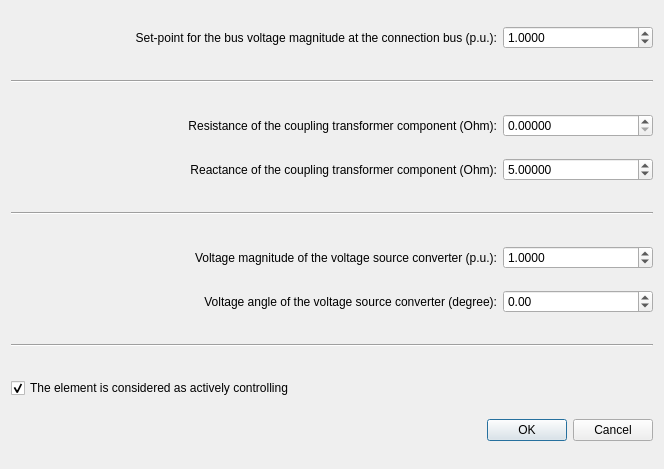
<?xml version="1.0" encoding="UTF-8"?>
<ui version="4.0">
 <class>Dialog</class>
 <widget class="QDialog" name="Dialog">
  <property name="geometry">
   <rect>
    <x>0</x>
    <y>0</y>
    <width>664</width>
    <height>469</height>
   </rect>
  </property>
  <property name="sizePolicy">
   <sizepolicy hsizetype="Preferred" vsizetype="Minimum">
    <horstretch>0</horstretch>
    <verstretch>0</verstretch>
   </sizepolicy>
  </property>
  <property name="minimumSize">
   <size>
    <width>664</width>
    <height>469</height>
   </size>
  </property>
  <property name="maximumSize">
   <size>
    <width>664</width>
    <height>469</height>
   </size>
  </property>
  <property name="windowTitle">
   <string>Dialog</string>
  </property>
  <layout class="QVBoxLayout" name="verticalLayout">
   <item>
    <layout class="QHBoxLayout" name="horizontalLayout_7">
     <item>
      <spacer name="horizontalSpacer_6">
       <property name="orientation">
        <enum>Qt::Horizontal</enum>
       </property>
       <property name="sizeHint" stdset="0">
        <size>
         <width>40</width>
         <height>20</height>
        </size>
       </property>
      </spacer>
     </item>
     <item>
      <widget class="QLabel" name="label_7">
       <property name="text">
        <string>Set-point for the bus voltage magnitude at the connection bus (p.u.):</string>
       </property>
       <property name="alignment">
        <set>Qt::AlignRight|Qt::AlignTrailing|Qt::AlignVCenter</set>
       </property>
      </widget>
     </item>
     <item>
      <widget class="QDoubleSpinBox" name="set_vm_pu">
       <property name="minimumSize">
        <size>
         <width>150</width>
         <height>0</height>
        </size>
       </property>
       <property name="decimals">
        <number>4</number>
       </property>
       <property name="minimum">
        <double>0.000000000000000</double>
       </property>
       <property name="maximum">
        <double>5.000000000000000</double>
       </property>
       <property name="singleStep">
        <double>0.010000000000000</double>
       </property>
       <property name="value">
        <double>1.000000000000000</double>
       </property>
      </widget>
     </item>
    </layout>
   </item>
   <item>
    <spacer name="verticalSpacer_5">
     <property name="orientation">
      <enum>Qt::Vertical</enum>
     </property>
     <property name="sizeType">
      <enum>QSizePolicy::Fixed</enum>
     </property>
     <property name="sizeHint" stdset="0">
      <size>
       <width>20</width>
       <height>10</height>
      </size>
     </property>
    </spacer>
   </item>
   <item>
    <widget class="Line" name="line_2">
     <property name="orientation">
      <enum>Qt::Horizontal</enum>
     </property>
    </widget>
   </item>
   <item>
    <spacer name="verticalSpacer_4">
     <property name="orientation">
      <enum>Qt::Vertical</enum>
     </property>
     <property name="sizeType">
      <enum>QSizePolicy::Fixed</enum>
     </property>
     <property name="sizeHint" stdset="0">
      <size>
       <width>20</width>
       <height>10</height>
      </size>
     </property>
    </spacer>
   </item>
   <item>
    <layout class="QHBoxLayout" name="horizontalLayout_5">
     <item>
      <spacer name="horizontalSpacer_5">
       <property name="orientation">
        <enum>Qt::Horizontal</enum>
       </property>
       <property name="sizeHint" stdset="0">
        <size>
         <width>40</width>
         <height>20</height>
        </size>
       </property>
      </spacer>
     </item>
     <item>
      <widget class="QLabel" name="label_5">
       <property name="text">
        <string>Resistance of the coupling transformer component (Ohm):</string>
       </property>
       <property name="alignment">
        <set>Qt::AlignRight|Qt::AlignTrailing|Qt::AlignVCenter</set>
       </property>
      </widget>
     </item>
     <item>
      <widget class="QDoubleSpinBox" name="r_ohm">
       <property name="minimumSize">
        <size>
         <width>150</width>
         <height>0</height>
        </size>
       </property>
       <property name="decimals">
        <number>5</number>
       </property>
       <property name="minimum">
        <double>0.000000000000000</double>
       </property>
       <property name="maximum">
        <double>10000.000000000000000</double>
       </property>
       <property name="singleStep">
        <double>1.000000000000000</double>
       </property>
       <property name="value">
        <double>0.000000000000000</double>
       </property>
      </widget>
     </item>
    </layout>
   </item>
   <item>
    <layout class="QHBoxLayout" name="horizontalLayout_4">
     <item>
      <spacer name="horizontalSpacer_2">
       <property name="orientation">
        <enum>Qt::Horizontal</enum>
       </property>
       <property name="sizeHint" stdset="0">
        <size>
         <width>40</width>
         <height>20</height>
        </size>
       </property>
      </spacer>
     </item>
     <item>
      <widget class="QLabel" name="label_4">
       <property name="text">
        <string>Reactance of the coupling transformer component (Ohm):</string>
       </property>
       <property name="alignment">
        <set>Qt::AlignRight|Qt::AlignTrailing|Qt::AlignVCenter</set>
       </property>
      </widget>
     </item>
     <item>
      <widget class="QDoubleSpinBox" name="x_ohm">
       <property name="minimumSize">
        <size>
         <width>150</width>
         <height>0</height>
        </size>
       </property>
       <property name="decimals">
        <number>5</number>
       </property>
       <property name="minimum">
        <double>0.000000000000000</double>
       </property>
       <property name="maximum">
        <double>50000.000000000000000</double>
       </property>
       <property name="singleStep">
        <double>1.000000000000000</double>
       </property>
       <property name="value">
        <double>5.000000000000000</double>
       </property>
      </widget>
     </item>
    </layout>
   </item>
   <item>
    <spacer name="verticalSpacer_2">
     <property name="orientation">
      <enum>Qt::Vertical</enum>
     </property>
     <property name="sizeType">
      <enum>QSizePolicy::Fixed</enum>
     </property>
     <property name="sizeHint" stdset="0">
      <size>
       <width>20</width>
       <height>10</height>
      </size>
     </property>
    </spacer>
   </item>
   <item>
    <widget class="Line" name="line">
     <property name="orientation">
      <enum>Qt::Horizontal</enum>
     </property>
    </widget>
   </item>
   <item>
    <spacer name="verticalSpacer_3">
     <property name="orientation">
      <enum>Qt::Vertical</enum>
     </property>
     <property name="sizeType">
      <enum>QSizePolicy::Fixed</enum>
     </property>
     <property name="sizeHint" stdset="0">
      <size>
       <width>20</width>
       <height>10</height>
      </size>
     </property>
    </spacer>
   </item>
   <item>
    <layout class="QHBoxLayout" name="horizontalLayout_6">
     <item>
      <spacer name="horizontalSpacer_3">
       <property name="orientation">
        <enum>Qt::Horizontal</enum>
       </property>
       <property name="sizeHint" stdset="0">
        <size>
         <width>40</width>
         <height>20</height>
        </size>
       </property>
      </spacer>
     </item>
     <item>
      <widget class="QLabel" name="label_6">
       <property name="toolTip">
        <string>&lt;html&gt;&lt;head/&gt;&lt;body&gt;&lt;p&gt;&lt;span style=&quot; font-family:'Lato','proxima-nova','Helvetica Neue','Arial','sans-serif'; font-size:16px; color:#404040; background-color:#fcfcfc;&quot;&gt;Used if the device is not controllable, otherwise it is the starting point in the power flow calculation.&lt;/span&gt;&lt;/p&gt;&lt;/body&gt;&lt;/html&gt;</string>
       </property>
       <property name="text">
        <string>Voltage magnitude of the voltage source converter (p.u.):</string>
       </property>
       <property name="alignment">
        <set>Qt::AlignRight|Qt::AlignTrailing|Qt::AlignVCenter</set>
       </property>
      </widget>
     </item>
     <item>
      <widget class="QDoubleSpinBox" name="vm_internal_pu">
       <property name="enabled">
        <bool>true</bool>
       </property>
       <property name="minimumSize">
        <size>
         <width>150</width>
         <height>0</height>
        </size>
       </property>
       <property name="decimals">
        <number>4</number>
       </property>
       <property name="minimum">
        <double>0.000000000000000</double>
       </property>
       <property name="maximum">
        <double>5.000000000000000</double>
       </property>
       <property name="singleStep">
        <double>0.010000000000000</double>
       </property>
       <property name="value">
        <double>1.000000000000000</double>
       </property>
      </widget>
     </item>
    </layout>
   </item>
   <item>
    <layout class="QHBoxLayout" name="horizontalLayout">
     <item>
      <spacer name="horizontalSpacer">
       <property name="orientation">
        <enum>Qt::Horizontal</enum>
       </property>
       <property name="sizeHint" stdset="0">
        <size>
         <width>40</width>
         <height>20</height>
        </size>
       </property>
      </spacer>
     </item>
     <item>
      <widget class="QLabel" name="label">
       <property name="text">
        <string>Voltage angle of the voltage source converter (degree):</string>
       </property>
       <property name="alignment">
        <set>Qt::AlignRight|Qt::AlignTrailing|Qt::AlignVCenter</set>
       </property>
      </widget>
     </item>
     <item>
      <widget class="QDoubleSpinBox" name="va_internal_degree">
       <property name="minimumSize">
        <size>
         <width>150</width>
         <height>0</height>
        </size>
       </property>
       <property name="decimals">
        <number>2</number>
       </property>
       <property name="minimum">
        <double>-360.000000000000000</double>
       </property>
       <property name="maximum">
        <double>360.000000000000000</double>
       </property>
       <property name="singleStep">
        <double>10.000000000000000</double>
       </property>
       <property name="value">
        <double>0.000000000000000</double>
       </property>
      </widget>
     </item>
    </layout>
   </item>
   <item>
    <spacer name="verticalSpacer_7">
     <property name="orientation">
      <enum>Qt::Vertical</enum>
     </property>
     <property name="sizeType">
      <enum>QSizePolicy::Fixed</enum>
     </property>
     <property name="sizeHint" stdset="0">
      <size>
       <width>20</width>
       <height>10</height>
      </size>
     </property>
    </spacer>
   </item>
   <item>
    <widget class="Line" name="line_3">
     <property name="orientation">
      <enum>Qt::Horizontal</enum>
     </property>
    </widget>
   </item>
   <item>
    <spacer name="verticalSpacer_6">
     <property name="orientation">
      <enum>Qt::Vertical</enum>
     </property>
     <property name="sizeType">
      <enum>QSizePolicy::Fixed</enum>
     </property>
     <property name="sizeHint" stdset="0">
      <size>
       <width>20</width>
       <height>10</height>
      </size>
     </property>
    </spacer>
   </item>
   <item>
    <widget class="QCheckBox" name="controllable">
     <property name="text">
      <string>The element is considered as actively controlling</string>
     </property>
     <property name="checked">
      <bool>true</bool>
     </property>
    </widget>
   </item>
   <item>
    <widget class="QDialogButtonBox" name="buttonBox">
     <property name="orientation">
      <enum>Qt::Horizontal</enum>
     </property>
     <property name="standardButtons">
      <set>QDialogButtonBox::Cancel|QDialogButtonBox::Ok</set>
     </property>
    </widget>
   </item>
  </layout>
 </widget>
 <resources/>
 <connections>
  <connection>
   <sender>buttonBox</sender>
   <signal>accepted()</signal>
   <receiver>Dialog</receiver>
   <slot>accept()</slot>
   <hints>
    <hint type="sourcelabel">
     <x>266</x>
     <y>511</y>
    </hint>
    <hint type="destinationlabel">
     <x>157</x>
     <y>274</y>
    </hint>
   </hints>
  </connection>
  <connection>
   <sender>buttonBox</sender>
   <signal>rejected()</signal>
   <receiver>Dialog</receiver>
   <slot>reject()</slot>
   <hints>
    <hint type="sourcelabel">
     <x>334</x>
     <y>511</y>
    </hint>
    <hint type="destinationlabel">
     <x>286</x>
     <y>274</y>
    </hint>
   </hints>
  </connection>
  <connection>
   <sender>controllable</sender>
   <signal>clicked(bool)</signal>
   <receiver>set_vm_pu</receiver>
   <slot>setEnabled(bool)</slot>
   <hints>
    <hint type="sourcelabel">
     <x>181</x>
     <y>457</y>
    </hint>
    <hint type="destinationlabel">
     <x>546</x>
     <y>38</y>
    </hint>
   </hints>
  </connection>
 </connections>
</ui>
